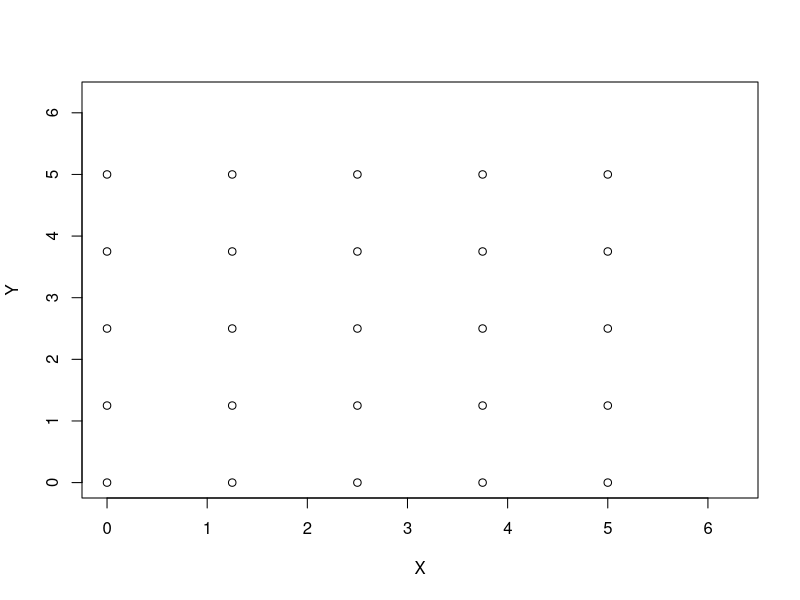
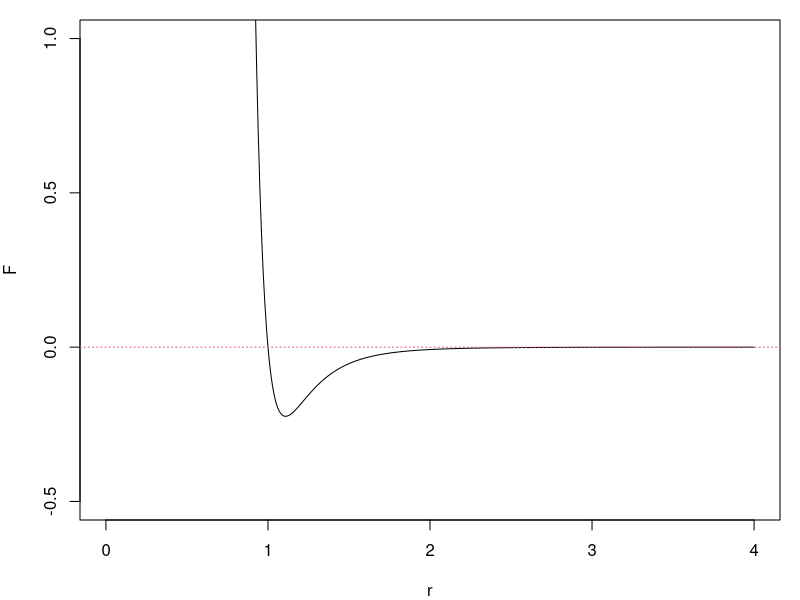
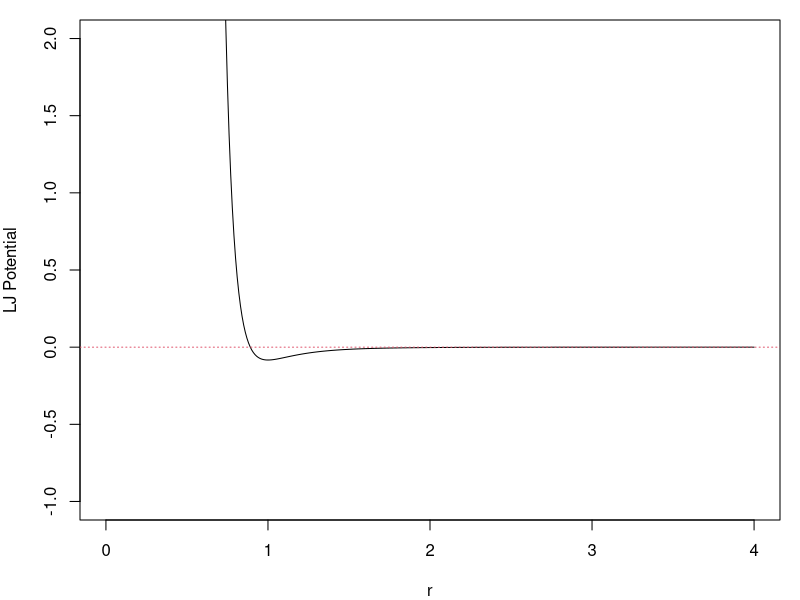
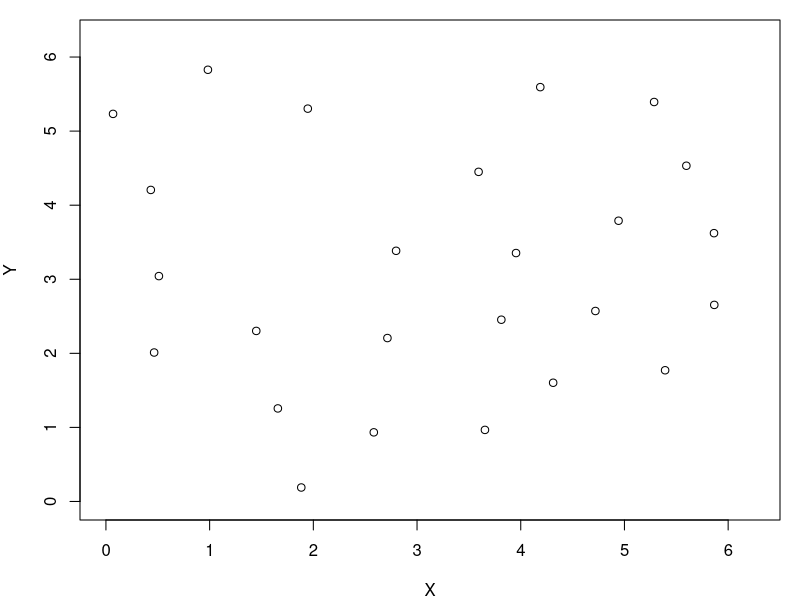
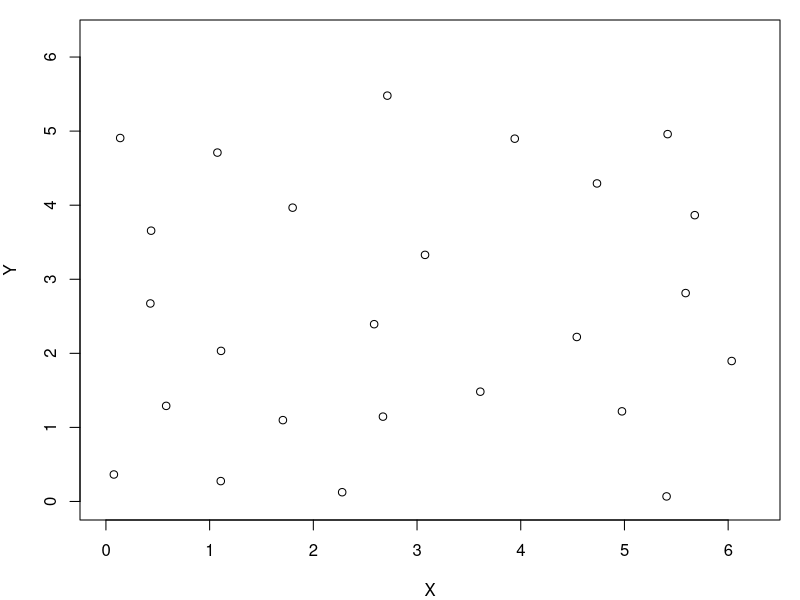

Generate these figures, in order, with R: (Note: a time limit stopped this script after it produced the figures.)
## ---- chunk 1
knitr::opts_chunk$set(echo = TRUE)
## ---- chunk 2
ntot = 25
a = 6.25
grid_x = seq(0, 5, by = 1.25)
grid_y = seq(0, 5, by = 1.25)
mat_xy = as.matrix(expand.grid(grid_x, grid_y))
x0 = c(t(mat_xy))
xy0 = matrix(x0, ncol = 2, byrow = TRUE)
plot(xy0[,1], xy0[,2], type = 'p', xlab = "X", ylab = "Y", xlim = c(0, a), ylim = c(0,a))
## ---- chunk 3
par(mar = c(4, 4, 1, 1))   #set plot margins
force <- function(r){
  r3 = r*r*r
  r6 = r3*r3
  f = (1/r6/r6 - 1/r6)/r
  return (f)
}
r_all = seq(0, 4, by = 0.01)
plot(r_all, sapply(r_all, force), type = "l", col = 1, 
     xlab = "r", ylab = "F", xlim = c(0,4), ylim = c(-0.5,1))
abline(h = 0, lty = 3, col = 2)
## ---- chunk 4
par(mar = c(4, 4, 1, 1))   #set plot margins
E_LJ <- function(r){
  r3 = r*r*r
  r6 = r3*r3
  e = 1/12/r6/r6 - 1/6/r6
  return (e)
}
r_all = seq(0, 4, by = 0.01)
plot(r_all, sapply(r_all, E_LJ), type = "l", col = 1, 
     xlab = "r", ylab = "LJ Potential", xlim = c(0,4), ylim = c(-1,2))
abline(h = 0, lty = 3, col = 2)
## ---- chunk 5
x = c(-5.5, 4.2); a = 2
xnew = x - floor(x/a) * a # floor: the largest integer below x/a
x; xnew
## ---- chunk 6
xi = c(0.7, 1.9); xj = c(1.8, 1.2); a = 2
dx = xj - xi  # a vector of size 2
r1 = sqrt(sum(dx*dx))  # distance directly from xi and xj
dx = dx - round(dx/a)*a  # round: nearest integer
r_min = sqrt(sum(dx*dx)) # distance from the minimum image convention
r1; r_min
sqrt((2.7-1.8)**2 + (1.9 - 1.2)**2)  # this is actual calculation in r_min
## ---- chunk 7
# x-y components of the force from j to i
force_j2i <- function(i,j, x_all, a){
  # x_all a vector of 2 * Ntot
  xi = x_all[2*i-1]
  yi = x_all[2*i]
  xj = x_all[2*j-1]
  yj = x_all[2*j]
  
  dx = xi - xj
  dx = dx - round(dx/a)*a 
  dy = yi - yj
  dy = dy - round(dy/a)*a 
  
  rij = sqrt(dx**2 + dy**2)
  fxi = force(rij)*dx/rij
  fyi = force(rij)*dy/rij
  return(c(fxi,fyi))
}

force_all <- function(t, x_all, a){
  #Ntot: number of particles
  # x_all: a vector of 2 * Ntot
  # a: box size
  # f: a force vector of 2*Ntot
  Ntot = length(x_all)/2
  f = numeric(2*Ntot)
  for (i in 1:(Ntot-1)){
    for (j in (i+1):Ntot){
      fij = force_j2i(i,j, x_all, a)
      f[(2*i-1):(2*i)] = f[(2*i-1):(2*i)] + fij
      f[(2*j-1):(2*j)] = f[(2*j-1):(2*j)] - fij
    }
  }
  return(f)
}
## ---- chunk 8
bc_periodic <- function(x_all, a){
  # X_all: a vector of 2 * Ntot for x and y positions. 
  # a: box size
  x_all_new = x_all - floor(x_all/a) * a # floor: the largest integer below x/a
  return(x_all_new)
}
## ---- chunk 9
# Velocity Verlet method for high dimensional systems (2D, 3D, or multiple particles)
# Updated with periodic boundary condition
velocity_verlet_bc <- function(f, t0, x0, v0, t.total, dt, ...){
  # f:  2nd derivative function
  # t0: initial time
  # x0: a vector of initial position x
  # v0: a vector of initial velocity v
  # t.total: total simulation time
  # dt: time step size 
  # a: box size (input in ellipsis)
  t_all = seq(t0, t.total, by=dt)
  nt_all = length(t_all)
  nx = length(x0)
  x_all = matrix(0, nrow = nt_all, ncol = nx)
  v_all = matrix(0, nrow = nt_all, ncol = nx)
  x_all[1,] = x0
  v_all[1,] = v0 
  for (i in 1:(nt_all-1)) {
    v_half = v_all[i,] + 0.5 * dt * f(t_all[i], x_all[i,],...)
    x_all[i+1,] = x_all[i,] + dt * v_half
    v_all[i+1,] = v_half + 0.5 * dt * f(t_all[i+1], x_all[i+1,],...)
    
    x_all[i+1,] = bc_periodic(x_all[i+1,], ...)
  }
  return(cbind(t_all, x_all, v_all))   # the output is a matrix of t, x, v for all time steps
}
## ---- chunk 10
set.seed(11)
#force_all(0, x0, a) # if you want to check the forces for the IC
ntot = 25
a = 6.25
grid_x = seq(0, 5, by = 1.25)
grid_y = seq(0, 5, by = 1.25)
mat_xy = as.matrix(expand.grid(grid_x, grid_y))
x0 = c(t(mat_xy))
v0 = runif(n = ntot*2, min = -0.05, max = 0.05)
results_init = velocity_verlet_bc(f = force_all, t0 = 0, x0 = x0, v0 = v0, 
                                       t.total = 10, dt = 0.01, a = a)
nt_all = nrow(results_init)
init_last_step = results_init[nt_all, ]

x0 = init_last_step[2:(2*ntot+1)]
v0 = init_last_step[(2*ntot+2):(4*ntot+1)]

xy0 = matrix(x0, ncol = 2, byrow = TRUE)
plot(xy0[,1], xy0[,2], type = 'p', xlab = "X", ylab = "Y", xlim = c(0, a), ylim = c(0,a))
## ---- chunk 11
results_final = velocity_verlet_bc(f = force_all, t0 = 0, x0 = x0, v0 = v0, 
                                       t.total = 100, dt = 0.01, a = a)
nt_all = nrow(results_final)
final_last_step = results_final[nt_all, ]
x_f = final_last_step[2:(2*ntot+1)]
xy_f = matrix(x_f, ncol = 2, byrow = TRUE)
plot(xy_f[,1], xy_f[,2], type = 'p', xlab = "X", ylab = "Y", xlim = c(0,a), ylim = c(0,a))
## ---- chunk 12
par(mar = c(4, 4, 1, 1))   #set plot margins
cal_rdf <- function(ntot, results, a, dr){
  # ntot: number of particles
  # results: simulation output matrix
  # a: box size
  # dr: bin size
  nt_all = nrow(results)
  r_all = seq(dr, a/2, by = dr) 
  nr = length(r_all)
  counts = numeric(nr)
  for(nt in c(1:nt_all)){
    x_all = results[nt, 2:(2*ntot+1)]
    for(i in 1:ntot){
      xi = x_all[2*i-1]
      yi = x_all[2*i]
      for(j in 1:ntot){
        if(i != j){
          xj = x_all[2*j-1]
          yj = x_all[2*j]
          
          dx = xi - xj
          dx = dx - round(dx/a)*a 
          dy = yi - yj
          dy = dy - round(dy/a)*a 
          
          rij = sqrt(dx**2 + dy**2)
          ind = ceiling(rij/dr)
          if(ind <= nr){
            counts[ind] = counts[ind] + 1
          }
        }
      }
    }
  }

  r_mean = r_all-0.5*dr
  rho = counts/nt_all/ntot/2/pi/dr/r_mean
  rho_0 = ntot/a**2
  rdf = rho/rho_0
  return(list(r = r_mean, rdf = rdf))
}

results_rdf = cal_rdf(ntot = ntot, results = results_final, a = a, dr = 0.05)

plot(results_rdf$r, results_rdf$rdf, type = "l", col = 2, xlab = "r", ylab = "rdf")
